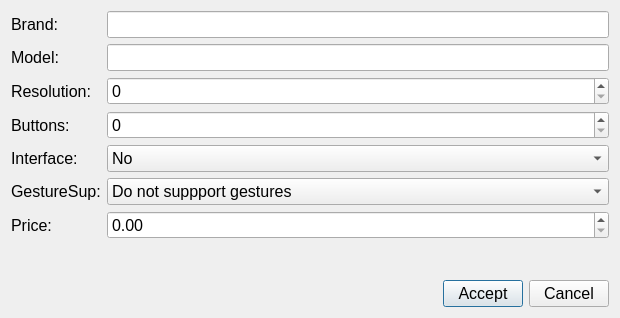
<?xml version="1.0" encoding="UTF-8"?>
<ui version="4.0">
 <class>EditNoteWindow</class>
 <widget class="QDialog" name="EditNoteWindow">
  <property name="geometry">
   <rect>
    <x>0</x>
    <y>0</y>
    <width>620</width>
    <height>318</height>
   </rect>
  </property>
  <property name="minimumSize">
   <size>
    <width>620</width>
    <height>0</height>
   </size>
  </property>
  <property name="maximumSize">
   <size>
    <width>620</width>
    <height>318</height>
   </size>
  </property>
  <property name="windowTitle">
   <string>Edit</string>
  </property>
  <layout class="QVBoxLayout" name="verticalLayout">
   <item>
    <layout class="QFormLayout" name="formLayout">
     <item row="0" column="0">
      <widget class="QLabel" name="label_6">
       <property name="font">
        <font>
         <pointsize>12</pointsize>
        </font>
       </property>
       <property name="text">
        <string>Brand:</string>
       </property>
      </widget>
     </item>
     <item row="0" column="1">
      <widget class="QLineEdit" name="InBrand">
       <property name="font">
        <font>
         <pointsize>12</pointsize>
        </font>
       </property>
      </widget>
     </item>
     <item row="1" column="0">
      <widget class="QLabel" name="label_5">
       <property name="font">
        <font>
         <pointsize>12</pointsize>
        </font>
       </property>
       <property name="text">
        <string>Model:</string>
       </property>
      </widget>
     </item>
     <item row="1" column="1">
      <widget class="QLineEdit" name="InModel">
       <property name="font">
        <font>
         <pointsize>12</pointsize>
        </font>
       </property>
      </widget>
     </item>
     <item row="2" column="0">
      <widget class="QLabel" name="label_4">
       <property name="font">
        <font>
         <pointsize>12</pointsize>
        </font>
       </property>
       <property name="text">
        <string>Resolution:</string>
       </property>
      </widget>
     </item>
     <item row="2" column="1">
      <widget class="QSpinBox" name="inResolution">
       <property name="font">
        <font>
         <pointsize>12</pointsize>
        </font>
       </property>
       <property name="maximum">
        <number>99999</number>
       </property>
      </widget>
     </item>
     <item row="3" column="0">
      <widget class="QLabel" name="label_7">
       <property name="font">
        <font>
         <pointsize>12</pointsize>
        </font>
       </property>
       <property name="text">
        <string>Buttons:</string>
       </property>
      </widget>
     </item>
     <item row="3" column="1">
      <widget class="QSpinBox" name="ButtonBox">
       <property name="font">
        <font>
         <pointsize>12</pointsize>
        </font>
       </property>
       <property name="maximum">
        <number>99999</number>
       </property>
      </widget>
     </item>
     <item row="4" column="0">
      <widget class="QLabel" name="label_3">
       <property name="font">
        <font>
         <pointsize>12</pointsize>
        </font>
       </property>
       <property name="text">
        <string>Interface:</string>
       </property>
      </widget>
     </item>
     <item row="4" column="1">
      <widget class="QComboBox" name="UsbBox">
       <property name="font">
        <font>
         <pointsize>12</pointsize>
        </font>
       </property>
       <property name="editable">
        <bool>false</bool>
       </property>
       <item>
        <property name="text">
         <string>No</string>
        </property>
       </item>
       <item>
        <property name="text">
         <string>USB_2_0</string>
        </property>
       </item>
       <item>
        <property name="text">
         <string>USB_3_0</string>
        </property>
       </item>
       <item>
        <property name="text">
         <string>USB_3_1</string>
        </property>
       </item>
      </widget>
     </item>
     <item row="5" column="0">
      <widget class="QLabel" name="label">
       <property name="font">
        <font>
         <pointsize>12</pointsize>
        </font>
       </property>
       <property name="text">
        <string>GestureSup:</string>
       </property>
      </widget>
     </item>
     <item row="5" column="1">
      <widget class="QComboBox" name="GestBox">
       <property name="font">
        <font>
         <pointsize>12</pointsize>
        </font>
       </property>
       <item>
        <property name="text">
         <string>Do not suppport gestures</string>
        </property>
       </item>
       <item>
        <property name="text">
         <string>Support gestures</string>
        </property>
       </item>
      </widget>
     </item>
     <item row="6" column="0">
      <widget class="QLabel" name="label_2">
       <property name="font">
        <font>
         <pointsize>12</pointsize>
        </font>
       </property>
       <property name="text">
        <string>Price:</string>
       </property>
      </widget>
     </item>
     <item row="6" column="1">
      <widget class="QDoubleSpinBox" name="InPrice">
       <property name="font">
        <font>
         <pointsize>12</pointsize>
        </font>
       </property>
       <property name="maximum">
        <double>99999.990000000005239</double>
       </property>
      </widget>
     </item>
    </layout>
   </item>
   <item>
    <layout class="QHBoxLayout" name="horizontalLayout">
     <item>
      <spacer name="horizontalSpacer">
       <property name="orientation">
        <enum>Qt::Horizontal</enum>
       </property>
       <property name="sizeHint" stdset="0">
        <size>
         <width>40</width>
         <height>20</height>
        </size>
       </property>
      </spacer>
     </item>
     <item>
      <widget class="QPushButton" name="AcceptButton">
       <property name="font">
        <font>
         <pointsize>12</pointsize>
         <weight>50</weight>
         <bold>false</bold>
        </font>
       </property>
       <property name="text">
        <string>Accept</string>
       </property>
      </widget>
     </item>
     <item>
      <widget class="QPushButton" name="CancelButton">
       <property name="font">
        <font>
         <pointsize>12</pointsize>
        </font>
       </property>
       <property name="text">
        <string>Cancel</string>
       </property>
      </widget>
     </item>
    </layout>
   </item>
  </layout>
 </widget>
 <resources/>
 <connections>
  <connection>
   <sender>CancelButton</sender>
   <signal>clicked()</signal>
   <receiver>EditNoteWindow</receiver>
   <slot>close()</slot>
   <hints>
    <hint type="sourcelabel">
     <x>538</x>
     <y>297</y>
    </hint>
    <hint type="destinationlabel">
     <x>278</x>
     <y>293</y>
    </hint>
   </hints>
  </connection>
 </connections>
</ui>
